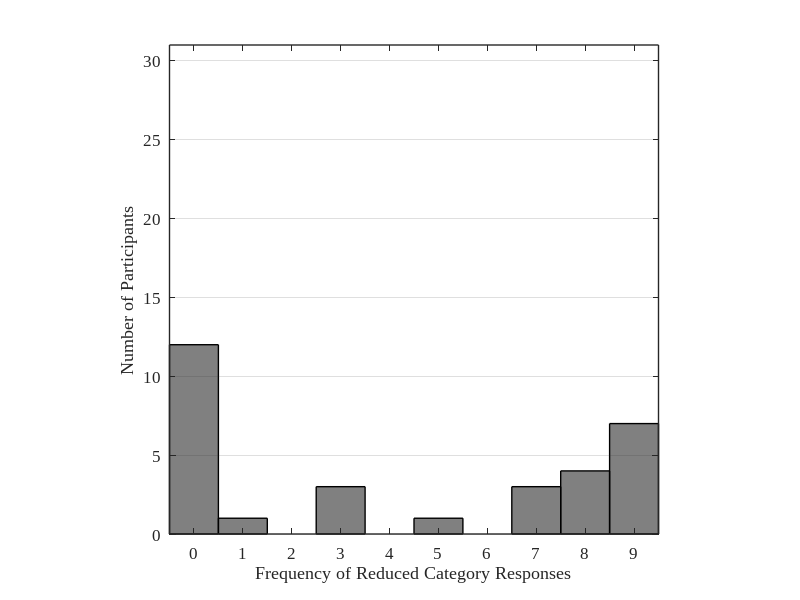

Write the MATLAB code that produced this figure. (Note: this script raises an error after producing the figure.)
% - - - - - - - - - - - - - - - - - - - - - - - - - - - - - - - - - - - - 
% - - - - - - - - - - - - - - - - - - - - - - - - - - - - - - - - - - - - 
clc;close;clear
addpath([pwd,'/utility/'])
load('data.mat')
whos
%   Name                 Size               Bytes  Class   
%   alphas               1x4                   32  double              
%   betas                1x4                   32  double              
%   blockaccuracy       12x21                2016  double              
%   blocksize            1x1                    8  double              
%   counterbalance      21x1                  168  double              
%   criticals            1x9                   72  double              
%   expduration         21x1                  168  double              
%   extrapolations      21x1                  168  double              
%   generalization      49x21                8232  double              
%   generalizeinfo      15x3x21              7560  double              
%   inputs               8x1                   64  double              
%   labels               8x1                   64  double              
%   numblocks            1x1                    8  double              
%   numsubjects          1x1                    8  double              
%   similarity           4-D               806736  double              
%   stimuli             49x2                  784  double              
%   subjectid           21x1                  168  double              
%   testaccuracy        21x1                  168  double              
%   traininginfo        96x4x21             64512  double              
%   trialaccuracy       96x21               16128  double              

  
lwidth=1;
pdfsize=[250 250];
% - - - - - - - - - - - - - - - - - - - - - - - - - - - - - - - - - - - - 
% - - - - - - - - - - - - - - - - - - - - - - - - - - - - - - - - - - - -


fopts = struct('fontsize',12,'fontname','times new roman');

bins = 0:9;
fsize=12;
lwidth=1;
pdfsize=[250 250];

figure
hist(extrapolations,bins)
set(get(gca,'child'),'FaceColor',[0.5 0.5 0.5],'EdgeColor','k','linewidth',lwidth);
axis([-0.5 9.5 0 numsubjects])
set(gca,fopts,'ygrid','on','linewidth',lwidth,'ytick',0:5:30,'box','on')
axis square
set(gcf, 'position',[500 500 pdfsize],'color','w')
set(gca, 'color','w')

xlabel('Frequency of Reduced Category Responses')
ylabel('Number of Participants')
export_fig('reducedfreq.pdf','-opengl')
